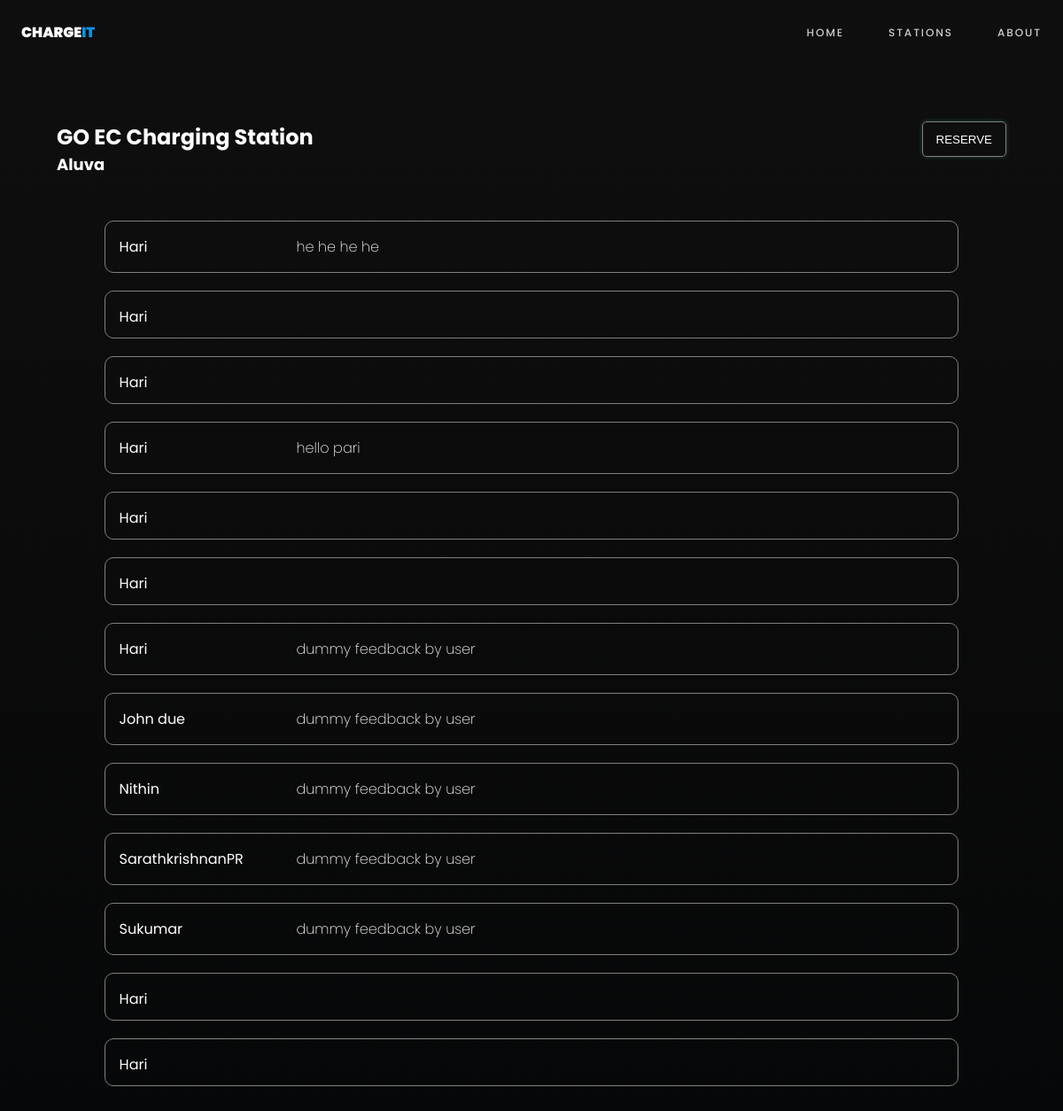
The page /chargingspotDetails/2 on the database its author committed.
### app/models.py (models this page shows, shortened)
class Chargingspot(models.Model):
    name = models.CharField(max_length=50, default=None)
    place = models.ForeignKey(Location, on_delete=models.CASCADE)

class Location(models.Model):
    place = models.CharField(max_length=100, unique=True)

class FeedbackModel(models.Model):
    user = models.ForeignKey(User, on_delete=models.CASCADE)
    chargingspot = models.ForeignKey(Chargingspot, on_delete=models.CASCADE)
    comment = models.TextField(blank=True,null=True)
    created_at = models.DateTimeField(auto_now_add=True)

### app/views.py (the view)
# urls.py: path('chargingspotDetails/<int:chargingspot_id>', views.chargingspotDetails, name='chargingspotDetails'),
def chargingspotDetails(request, chargingspot_id):
    chargingspot = get_object_or_404(models.Chargingspot, pk=chargingspot_id)
    feedbacks =models.FeedbackModel.objects.filter(chargingspot=chargingspot)
    return render(request, 'chargingstationdetail.html', {'chargingspot': chargingspot, 'feedbacks': feedbacks})

### app/templates/chargingstationdetail.html (shortened to what this page needs)
{% load static %}
<!DOCTYPE html>
<html lang="en">
<head>
    <link rel="stylesheet" type="text/css" href="{% static 'app/css/home.css' %}">
</head>
<body>
    <div class="container">
        <nav>
            <div class='logo'>
              <h3 id='charge'>CHARGE</h3>
              <h3 id='it'>IT</h3>
            </div>
            <div class='menus'>
              <a href="{% url 'home' %}" class="navLink">
                <h3>HOME</h3>
              </a>
              <a href="ReservationListView" class="navLink">
                <h3>STATIONS</h3>
              </a>
              <a href="#" class="navLink">
                <h3>ABOUT</h3>
              </a>
            </div>
        </nav>
        <div class="main-contents">
          <div class="headings">
            <div class="heading-left">
              <h1>{{chargingspot.name}}</h1>
              <h2>{{chargingspot.place.place}}</h2>
            </div>
            <a href="{% url 'PlaceReservationView' chargingspot_id=chargingspot.id %}">
              <button class="reservation-btn">RESERVE</button>
            </a>
          </div>
          <div class="contents">
            <ul>
              {% for feedback in feedbacks %}
                  <li>
                      <div class="name">
                        <p>{{ feedback.user }}</p>
                      </div>
                      <div class="feedback">
                        <p>{{ feedback.comment }}</p>
                      </div>
                  </li>
              {% empty %}
                  <li>No feedbacks found.</li>
              {% endfor %}
            </ul>
          </div>
        </div>
    </div>
</body>
</html>

### app/static/app/css/home.css (style rules this page uses)
* { padding: 0%; margin: 0%; border: 0%; }
.name { display: flex; flex-direction: column; align-items: flex-start; width: 200px; overflow:hidden ; }
a { text-decoration: none; }

### app/templates/chargingstationdetail.html (style rules this page uses)
nav { max-width: 100%; display: flex; justify-content: space-between; align-items: center; padding: 1.5em; }
.logo { display: flex; }
#charge { color: #FFF; font-family: Poppins; font-size: 16px; font-style: normal; font-weight: 900; line-height: normal; }
#it { color: #0D94E5; font-family: Poppins; font-size: 16px; font-style: normal; font-weight: 900; line-height: normal; }
.menus { display: flex; gap: 50px; }
.navLink h3 { color: #CCC; font-family: Poppins; font-size: 12px; font-style: light; font-weight: 500; line-height: normal; letter-spacing: 1.92px; text-decoration: none; transition:0.2s ease-in-out; }
a { text-decoration: none; }
.container { background: linear-gradient(180deg, #0f0f0f 0%, #060708 100%); width: 100%; height: 2850px; overflow: hidden; }
p { border: 0px; margin: 0%; padding: 0%; font-family: 'Poppins'; color: white; }
.container { width: 100%; height: 100%; }
.main-contents { padding: 4em; display: flex; flex-direction: column; gap: 50px; }
ul { list-style: none; }
.heading-left h1 { font-family: 'Poppins'; font-size: x-large; color: white; }
.heading-left h2 { font-family: 'Poppins'; font-size: large; color: white; }
.contents { width: 90%; margin: 0px auto; }
.name { display: flex; width: 200px; height: 20px; overflow: hidden; }
.feedback { font-weight: 200; }
li { display: flex; padding: 1em; border: 1px solid grey; border-radius: 10px; overflow: hidden; }
ul { display: flex; flex-direction: column; gap: 20px; }
.headings { display: flex; justify-content: space-between; }
.reservation-btn { height: 40px; padding: 7px 15px; color: #FFF; border-radius: 5px; border: 1px solid grey; background-color: #06070800; box-shadow: 0px 0px 5.5px rgba(109.24, 249.69, 215.98, 0.25); transition: 0.9s; }

### rows shown on the page
Chargingspot: name "GO EC Charging Station", place.place "Aluva"
FeedbackModel: user "Hari", comment "he he he he"
FeedbackModel: user "Hari"
FeedbackModel: user "Hari"
FeedbackModel: user "Hari", comment "hello pari"
FeedbackModel: user "Hari"
FeedbackModel: user "Hari"
FeedbackModel: user "Hari", comment "dummy feedback by user"
FeedbackModel: user "John due", comment "dummy feedback by user"
FeedbackModel: user "Nithin", comment "dummy feedback by user"
FeedbackModel: user "SarathkrishnanPR", comment "dummy feedback by user"
FeedbackModel: user "Sukumar", comment "dummy feedback by user"
FeedbackModel: user "Hari"
FeedbackModel: user "Hari"
